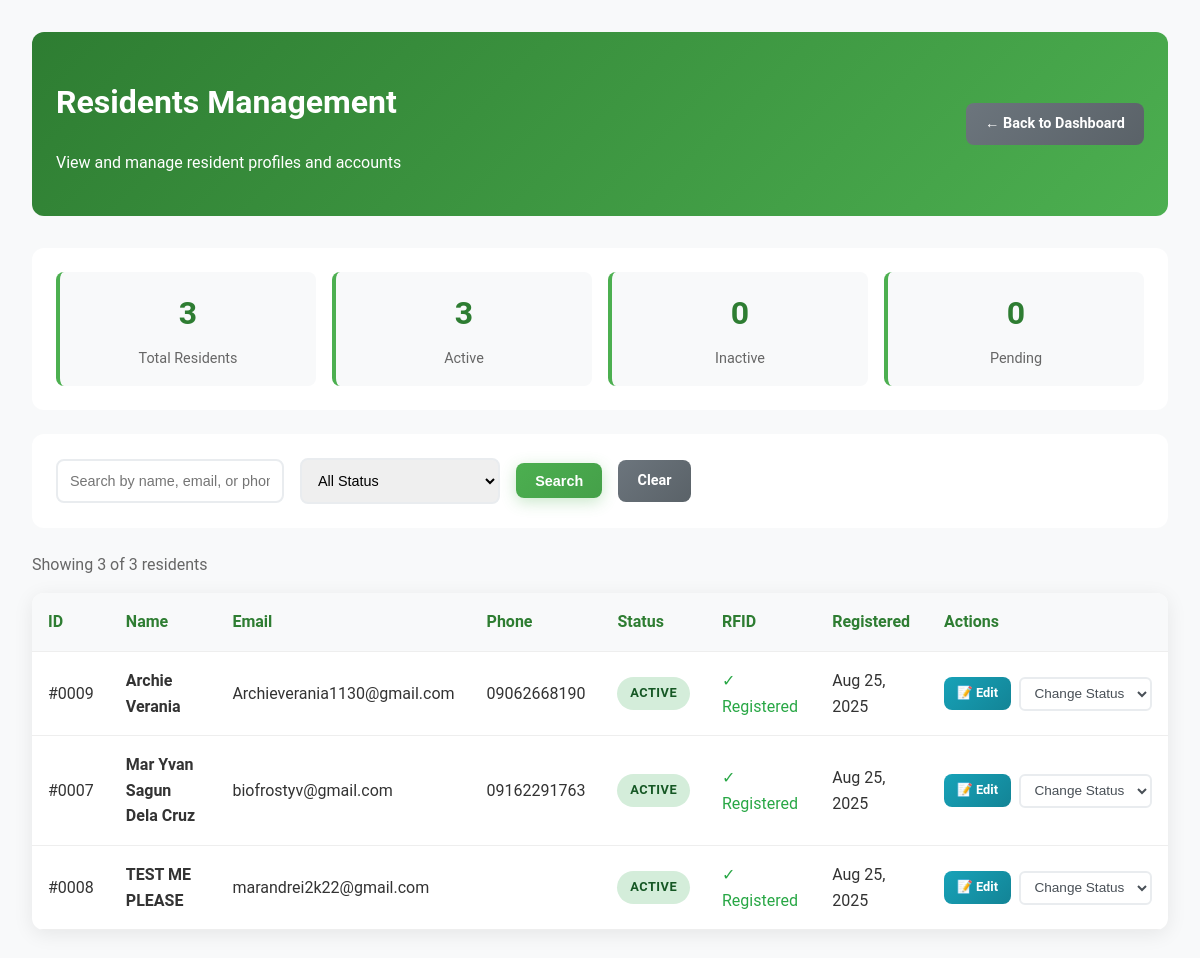
/admin/view-residents.php (signed in), run on an earlier commit of the app's database.
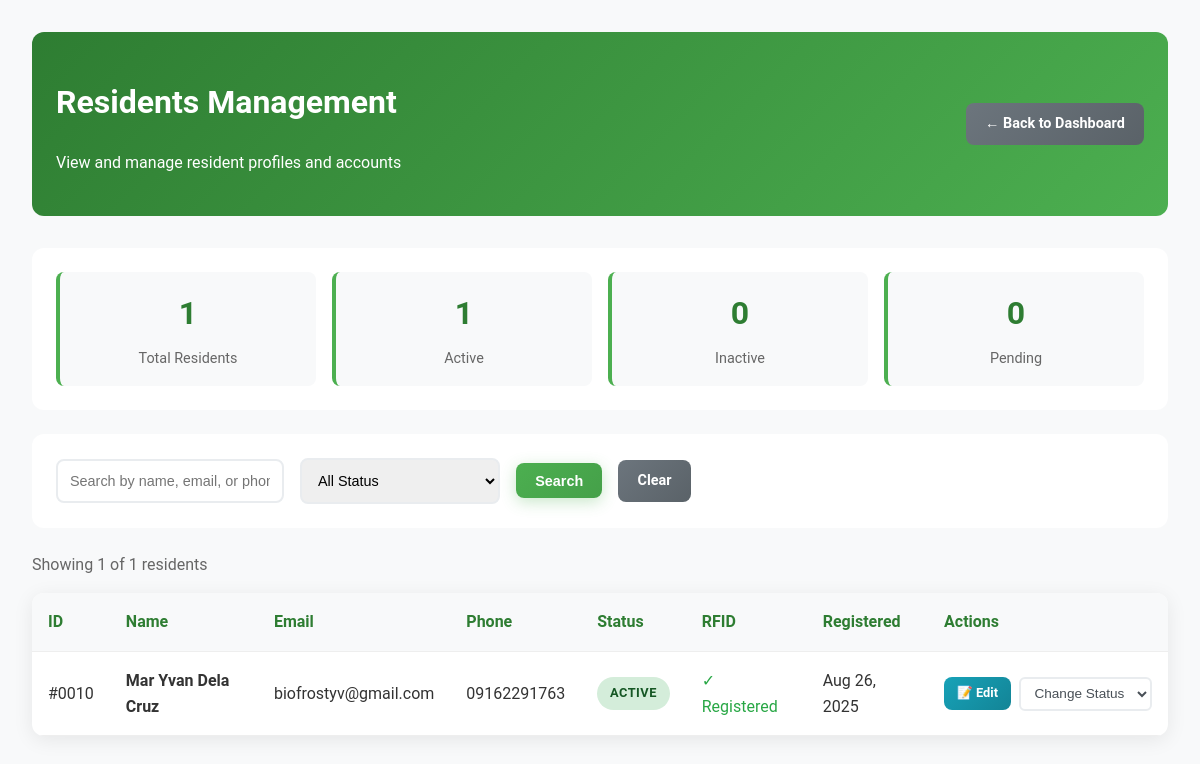
And on a later commit of the database.
### tables this page shows
CREATE TABLE `residents` (
  `id` int(11) NOT NULL,
  `first_name` varchar(100) NOT NULL,
  `middle_name` varchar(100) DEFAULT NULL,
  `last_name` varchar(100) NOT NULL,
  `email` varchar(255) NOT NULL,
  `phone` varchar(20) NOT NULL,
  `password` varchar(255) DEFAULT NULL,
  `address` text NOT NULL,
  `house_number` varchar(20) DEFAULT NULL,
  `barangay` varchar(100) DEFAULT 'Gumaoc East',
  `sitio` varchar(100) DEFAULT 'BLOCK',
  `interviewer` varchar(255) DEFAULT NULL,
  `interviewer_title` varchar(255) DEFAULT NULL,
  `birthdate` date NOT NULL,
  `birth_place` varchar(255) DEFAULT NULL,
  `gender` enum('Male','Female','Other') NOT NULL,
  `civil_status` enum('Single','Married','Widowed','Separated','Divorced') NOT NULL,
  `rfid_code` varchar(50) DEFAULT NULL,
  `rfid` varchar(50) DEFAULT NULL,
  `status` enum('active','inactive','pending') NOT NULL DEFAULT 'active',
  `reset_otp` varchar(6) DEFAULT NULL,
  `otp_expiry` timestamp NULL DEFAULT NULL,
  `created_at` timestamp NOT NULL DEFAULT current_timestamp(),
  `updated_at` timestamp NOT NULL DEFAULT current_timestamp() ON UPDATE current_timestamp(),
  `profile_complete` tinyint(1) DEFAULT 1 COMMENT '1 = Complete Profile, 0 = Incomplete Profile',
  `created_by` int(11) DEFAULT NULL COMMENT 'ID of user who registered this family member',
  `relationship_to_head` varchar(100) DEFAULT NULL COMMENT 'Relationship to head of family'
);

### admin/view-residents.php (the view, shortened to what the changed rows need)
<?php
require_once '../includes/db_connect.php';
$page = max(1, (int)($_GET['page'] ?? 1));
$per_page = 15;
$offset = ($page - 1) * $per_page;
$where_conditions = [];
$params = [];
$where_clause = $where_conditions ? "WHERE " . implode(" AND ", $where_conditions) : "";
$count_sql = "SELECT COUNT(*) FROM residents $where_clause";
$count_stmt = $pdo->prepare($count_sql);
$count_stmt->execute($params);
$total_records = $count_stmt->fetchColumn();
$sql = "SELECT * FROM residents $where_clause ORDER BY created_at DESC LIMIT $per_page OFFSET $offset";
$stmt = $pdo->prepare($sql);
$stmt->execute($params);
$residents = $stmt->fetchAll(PDO::FETCH_ASSOC);
?>
<!DOCTYPE html>
<html lang="en">
<head>
    <link rel="stylesheet" href="../css/styles.css">
</head>
<body>
    <div class="admin-container">
        <div class="admin-header">
            <div>
                <h1>Residents Management</h1>
            </div>
            <div>
            </div>
        </div>
        <?php
        $stats_sql = "SELECT
            COUNT(*) as total,
            SUM(CASE WHEN status = 'active' THEN 1 ELSE 0 END) as active,
            SUM(CASE WHEN status = 'inactive' THEN 1 ELSE 0 END) as inactive,
            SUM(CASE WHEN status = 'pending' THEN 1 ELSE 0 END) as pending
            FROM residents";
        $stats_stmt = $pdo->prepare($stats_sql);
        $stats_stmt->execute();
        $stats = $stats_stmt->fetch(PDO::FETCH_ASSOC);
        ?>
        <div class="stats-summary">
            <div class="stat-item">
                <div class="stat-number"><?php echo $stats['total']; ?></div>
                <div class="stat-label">Total Residents</div>
            </div>
            <div class="stat-item">
                <div class="stat-number"><?php echo $stats['active']; ?></div>
                <div class="stat-label">Active</div>
            </div>
            <div class="stat-item">
            </div>
            <div class="stat-item">
            </div>
        </div>
        <div class="admin-controls">
            <form method="GET" class="search-controls">
            </form>
        </div>
        <div style="margin-bottom: 1rem; color: #666;">
            Showing <?php echo count($residents); ?> of <?php echo $total_records; ?> residents
        </div>
        <div class="admin-table">
            <table>
                <thead>
                    <tr>
                        <th>ID</th>
                        <th>Name</th>
                        <th>Email</th>
                        <th>Phone</th>
                        <th>Status</th>
                        <th>RFID</th>
                        <th>Registered</th>
                        <th>Actions</th>
                    </tr>
                </thead>
                <tbody>
                    <?php if (empty($residents)): ?>
                    <tr>
                        <td colspan="8" style="text-align: center; padding: 2rem; color: #666;">
                            No residents found matching your criteria.
                        </td>
                    </tr>
                    <?php else: ?>
                    <?php foreach ($residents as $resident): ?>
                    <tr>
                        <td>#<?php echo str_pad($resident['id'], 4, '0', STR_PAD_LEFT); ?></td>
                        <td>
                            <strong>
                                <?php echo htmlspecialchars($resident['first_name'] . ' ' .
                                    ($resident['middle_name'] ? $resident['middle_name'] . ' ' : '') .
                                    $resident['last_name']); ?>
                            </strong>
                        </td>
                        <td><?php echo htmlspecialchars($resident['email']); ?></td>
                        <td><?php echo htmlspecialchars($resident['phone']); ?></td>
                        <td>
                            <span class="status-badge status-<?php echo $resident['status']; ?>">
                                <?php echo ucfirst($resident['status']); ?>
                            </span>
                        </td>
                        <td>
                            <?php if ($resident['rfid_code']): ?>
                                <span style="color: #28a745;">✓ Registered</span>
                            <?php else: ?>
                                <span style="color: #6c757d;">No RFID</span>
                            <?php endif; ?>
                        </td>
                        <td><?php echo date('M j, Y', strtotime($resident['created_at'])); ?></td>
                        <td>
                            <div style="display: flex; gap: 0.5rem; align-items: center;">
                                <a href="edit-resident.php?id=<?php echo $resident['id']; ?>"
                                   class="btn btn-info" style="font-size: 0.8rem; padding: 0.4rem 0.8rem;">
                                    📝 Edit
                                </a>
                                <form method="POST" style="margin: 0;">
                                    <select name="status" class="action-select" onchange="this.form.submit()">
                                        <option value="">Change Status</option>
                                    </select>
                                </form>
                            </div>
                        </td>
                    </tr>
                    <?php endforeach; ?>
                    <?php endif; ?>
                </tbody>
            </table>
        </div>
    </div>
</body>
</html>

What changed in the data, as far as the page shows it:
removed residents: id "0009", first_name+middle_name+last_name "Archie Verania", email "Archieverania1130@gmail.com", phone "09062668190", status "ACTIVE", rfid_code "✓ Registered", created_at "Aug 25, 2025"
removed residents: id "0007", first_name+middle_name+last_name "Mar Yvan Sagun Dela Cruz", email "biofrostyv@gmail.com", phone "09162291763", status "ACTIVE", rfid_code "✓ Registered", created_at "Aug 25, 2025"
removed residents: id "0008", first_name+middle_name+last_name "TEST ME PLEASE", email "marandrei2k22@gmail.com", status "ACTIVE", rfid_code "✓ Registered", created_at "Aug 25, 2025"
added residents: id "0010", first_name+middle_name+last_name "Mar Yvan Dela Cruz", email "biofrostyv@gmail.com", phone "09162291763", status "ACTIVE", rfid_code "✓ Registered", created_at "Aug 26, 2025"
Also different on the page:
$stats['total']: "3" → "1"
$stats['active']: "3" → "1"
count($residents): "3" → "1"
$total_records: "3" → "1"
